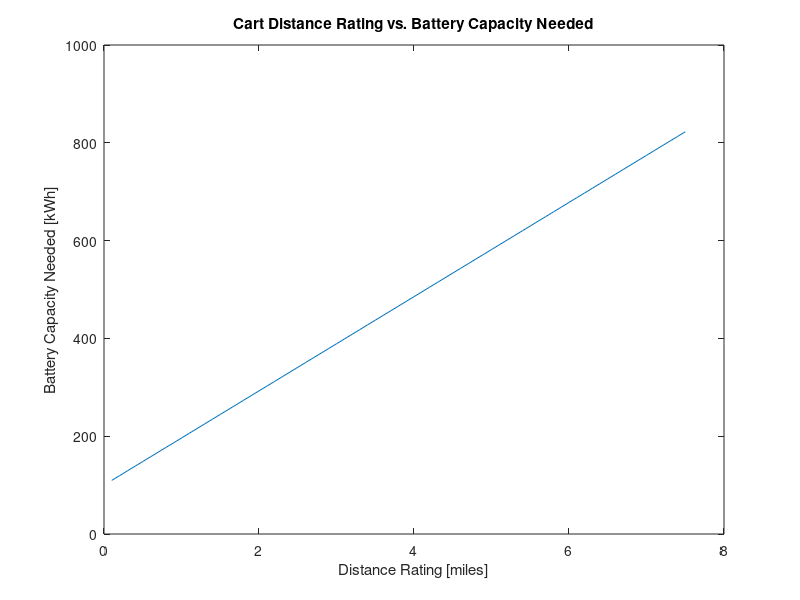
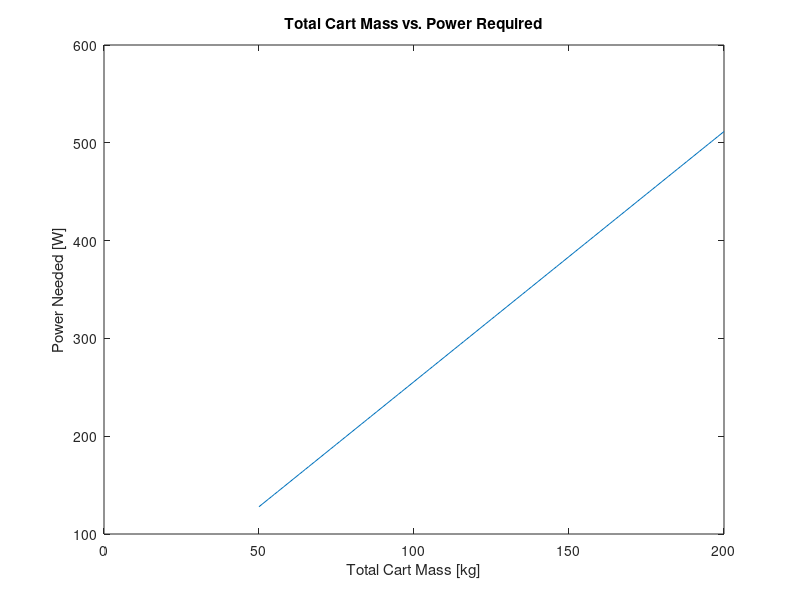
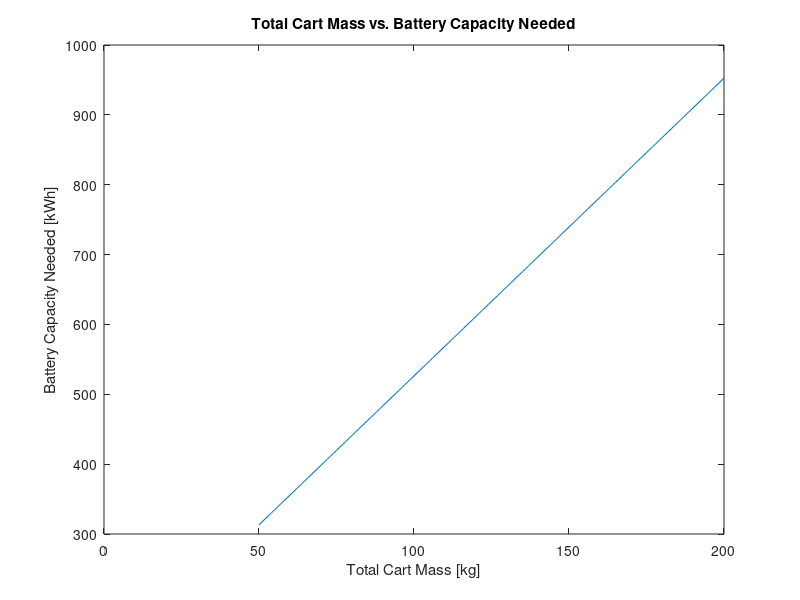
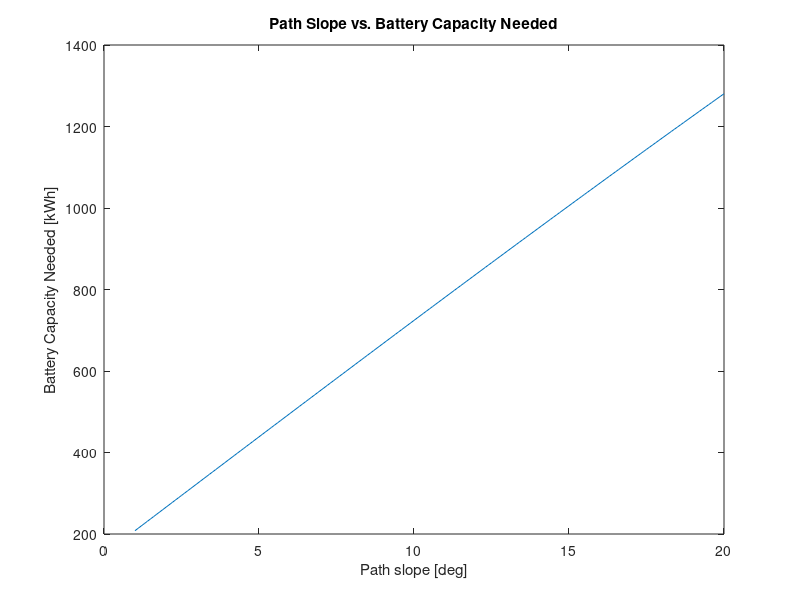

Recreate these plots in MATLAB, in order. (Note: this script raises an error after producing the figures.)
clear
clc
close all

%% Constant Initialization
g = 9.81; %gravity in m/s^2
m = 113; % kg, mass of cart fully loaded
vo_mph = 0; %initial velocity
vf_mph = 3; % final velocity in mph
vo = vo_mph*0.44704; %initial velocity in m/s
vf = vf_mph*0.44704; %final velocity in m/s
theta = 7.5; %max slope angle
vfy = vf*sind(theta); %vertical component of velocity
dist_mi = 5; %total distance cart is to travel in miles
dist = dist_mi*1609.34; %total distance cart is to travel in meters
dh = dist*sind(theta); %vertical component of total distance for given slope

%% Energy Calculations
KE = 1/2*m*(vf^2-vo^2); %kinetic energy of cart
PE = m*g*dh; %potential energy of cart
Wnet = KE + PE; %net work
dx = 3; %meters
a = vf^2/(2*dx); %acceleration needed to achieve max speed in dx meters
t = vf/a; %time to reach max speed
KEdot = KE/t; %power needed to achieve max speed
PEdot = m*g*vfy; %power needed to climb slope
dt = dh/vfy; % time it takes to climb slope at max speed in seconds
dt_hr = dt/3600; %time it takes to travel distance in hrs

%% Efficiency Calculations
losses = 0.75; %estimated losses in percent

%% Power Calculations
power_w = (KEdot+PEdot)/losses; %power needed in watts
power = power_w*0.00134102; % power in horsepower

%% Force Analysis

%% Motor Calculations
%voltage
%current
%power
%torque
%rpm
%curvedata

%% Gearbox Design/ Calculations


%% Battery Capacity
add_cap = 20*5; %additional capacity for charging 5 phones
capacity = (power_w*dt_hr)+add_cap; %battery capacity needed in kWh

%% Battery Configuration
v_motor = 24; %motor voltage
v_batt = 3.6; %battery voltage per cell
cap_batt = 4.2; %battery capacity in Ah
req_Ah = capacity/v_motor; %total battery Ah needed
parallel = ceil(req_Ah/cap_batt); %number of cells needed for desired Ah 
curr = 14.5; % max discharge current per cell
max_current = curr*parallel; %max battery pack discharge
series = ceil(v_motor/v_batt); %number of cells needed for desired motor voltage
num_cells = parallel*series; %number of battery cells needed
batt_weight = 70/1000; %battery weight in kg
tot_weight = num_cells*batt_weight; %total battery weight
batt_cost = 6.37; %battery cell cost in dollars
tot_cost = num_cells*batt_cost; %total battery cost

%% Speed vs Slope

%% Speed vs Power


%% Plots

%distance vs battery capacity
g = 9.81; %gravity in m/s^2
m = 113; % kg, mass of cart fully loaded
vo_mph = 0; %initial velocity
vf_mph = 3; % final velocity in mph
vo = vo_mph*0.44704; %initial velocity in m/s
vf = vf_mph*0.44704; %final velocity in m/s
theta = 7.5; %max slope angle
vfy = vf*sind(theta); %vertical component of velocity
dist_mi = 0.1:0.1:7.5; %total distance cart is to travel in miles
dist = dist_mi.*1609.34; %total distance cart is to travel in meters
dh = dist.*sind(theta); %vertical component of total distance for given slope
KE = 1/2*m*(vf^2-vo^2); %kinetic energy of cart
PE = m*g.*dh; %potential energy of cart
Wnet = KE + PE; %net work
dx = 3; %meters
a = vf^2/(2*dx); %acceleration needed to achieve max speed in dx meters
t = vf/a; %time to reach max speed
KEdot = KE/t; %power needed to achieve max speed
PEdot = m*g*vfy; %power needed to climb slope
dt = dh./vfy; % time it takes to climb slope at max speed in seconds
dt_hr = dt./3600; %time it takes to travel distance in hrs
losses = 0.75; %estimated losses in percent
power_w = (KEdot+PEdot)./losses; %power needed in watts
power = power_w.*0.00134102; % power in horsepower
add_cap = 20*5; %additional capacity for charging 5 phones
capacity = (power_w*dt_hr)+add_cap; %battery capacity needed in kWh
figure
plot(dist_mi,capacity)
title('Cart Distance Rating vs. Battery Capacity Needed')
xlabel('Distance Rating [miles]')
ylabel('Battery Capacity Needed [kWh]')

%cart weight vs power required
g = 9.81; %gravity in m/s^2
m = 50:1:200; % kg, mass of cart fully loaded
vo_mph = 0; %initial velocity
vf_mph = 3; % final velocity in mph
vo = vo_mph*0.44704; %initial velocity in m/s
vf = vf_mph*0.44704; %final velocity in m/s
theta = 7.5; %max slope angle
vfy = vf*sind(theta); %vertical component of velocity
dist_mi = 5; %total distance cart is to travel in miles
dist = dist_mi*1609.34; %total distance cart is to travel in meters
dh = dist*sind(theta); %vertical component of total distance for given slope
KE = 1/2.*m.*(vf^2-vo^2); %kinetic energy of cart
PE = m.*g.*dh; %potential energy of cart
Wnet = KE + PE; %net work
dx = 3; %meters
a = vf^2/(2*dx); %acceleration needed to achieve max speed in dx meters
t = vf/a; %time to reach max speed
KEdot = KE/t; %power needed to achieve max speed
PEdot = m.*g*vfy; %power needed to climb slope
dt = dh/vfy; % time it takes to climb slope at max speed in seconds
dt_hr = dt/3600; %time it takes to travel distance in hrs
losses = 0.75; %estimated losses in percent
power_w = (KEdot+PEdot)./losses; %power needed in watts
power = power_w.*0.00134102; % power in horsepower
figure
plot(m,power_w)
title('Total Cart Mass vs. Power Required')
xlabel('Total Cart Mass [kg]')
ylabel('Power Needed [W]')


%cart weight vs battery capacity
g = 9.81; %gravity in m/s^2
m = 50:1:200; % kg, mass of cart fully loaded
vo_mph = 0; %initial velocity
vf_mph = 3; % final velocity in mph
vo = vo_mph*0.44704; %initial velocity in m/s
vf = vf_mph*0.44704; %final velocity in m/s
theta = 7.5; %max slope angle
vfy = vf*sind(theta); %vertical component of velocity
dist_mi = 5; %total distance cart is to travel in miles
dist = dist_mi*1609.34; %total distance cart is to travel in meters
dh = dist*sind(theta); %vertical component of total distance for given slope
KE = 1/2.*m.*(vf^2-vo^2); %kinetic energy of cart
PE = m.*g.*dh; %potential energy of cart
Wnet = KE + PE; %net work
dx = 3; %meters
a = vf^2/(2*dx); %acceleration needed to achieve max speed in dx meters
t = vf/a; %time to reach max speed
KEdot = KE/t; %power needed to achieve max speed
PEdot = m.*g*vfy; %power needed to climb slope
dt = dh./vfy; % time it takes to climb slope at max speed in seconds
dt_hr = dt./3600; %time it takes to travel distance in hrs
losses = 0.75; %estimated losses in percent
power_w = (KEdot+PEdot)./losses; %power needed in watts
power = power_w.*0.00134102; % power in horsepower
add_cap = 20*5; %additional capacity for charging 5 phones
capacity = (power_w.*dt_hr)+add_cap; %battery capacity needed in kWh
figure
plot(m,capacity)
title('Total Cart Mass vs. Battery Capacity Needed')
xlabel('Total Cart Mass [kg]')
ylabel('Battery Capacity Needed [kWh]')

%slope vs battery capacity
g = 9.81; %gravity in m/s^2
m = 113; % kg, mass of cart fully loaded
vo_mph = 0; %initial velocity
vf_mph = 3; % final velocity in mph
vo = vo_mph*0.44704; %initial velocity in m/s
vf = vf_mph*0.44704; %final velocity in m/s
theta = 1:0.1:20; %max slope angle
vfy = vf.*sind(theta); %vertical component of velocity
dist_mi = 5; %total distance cart is to travel in miles
dist = dist_mi*1609.34; %total distance cart is to travel in meters
dh = dist.*sind(theta); %vertical component of total distance for given slope
KE = 1/2*m*(vf^2-vo^2); %kinetic energy of cart
PE = m*g.*dh; %potential energy of cart
Wnet = KE + PE; %net work
dx = 3; %meters
a = vf^2/(2*dx); %acceleration needed to achieve max speed in dx meters
t = vf/a; %time to reach max speed
KEdot = KE/t; %power needed to achieve max speed
PEdot = m.*g.*vfy; %power needed to climb slope
dt = dh./vfy; % time it takes to climb slope at max speed in seconds
dt_hr = dt./3600; %time it takes to travel distance in hrs
losses = 0.75; %estimated losses in percent
power_w = (KEdot+PEdot)./losses; %power needed in watts
power = power_w.*0.00134102; % power in horsepower
add_cap = 20*5; %additional capacity for charging 5 phones
capacity = (power_w.*dt_hr)+add_cap; %battery capacity needed in kWh
figure
plot(theta,capacity)
title('Path Slope vs. Battery Capacity Needed')
xlabel('Path slope [deg]')
ylabel('Battery Capacity Needed [kWh]')

%wheel diameter vs motor speed
d = 2:0.1:12; %wheel diameter in inches
d_m = d.*0.0254; %wheel diameter in meters
circ = 2*pi.*(d./2); %wheel circumference in inches
circ_m = circ.*0.0254; %wheel circumference in meters
vf_mph = 3; %max cart speed in mph
cart_v = vf_mph*0.44704; %max cart speed in m/s
mot_speed = cart_v./circ_m.*60; %motor speed in RPM to reach desired vf
figure
plot(d,mot_speed)
title('Wheel Diameter vs. Motor Speed To Obtain 3 MPH')
xlabel('Wheel Diameter [in]')
ylabel('Motor Speed [RPM]')

%Wheel diamter vs gear reduction
d = [4 6 8 10]; %wheel diameter in inches
d_m = d.*0.0254; %wheel diameter in meters
circ = 2*pi.*(d./2); %wheel circumference in inches
circ_m = circ.*0.0254; %wheel circumference in meters
vf_mph = 3; %max cart speed in mph
cart_v = vf_mph*0.44704; %max cart speed in m/s
mot_speed = cart_v./circ_m.*60; %motor speed in RPM to reach desired vf
speed = 500:1:5000; %possible motor speeds in RPM
grstore = [];

for i = 1:length(mot_speed)
    gr = speed/mot_speed(i);
    grstore = [grstore ; gr];
end

figure
hold on
plot(speed,grstore(1,:))
plot(speed,grstore(2,:))
plot(speed,grstore(3,:))
plot(speed,grstore(4,:))
lgd = legend('D = 4 in.','D = 6 in.','D = 8 in.','D = 10 in.');
lgd.Location = 'northwest';
title('Motor Speed vs. Gear Reduction To Obtain 3 MPH')
xlabel('Motor Speed [RPM]')
ylabel('Gear Reduction [ ]')

%battery capacity vs battery cost
